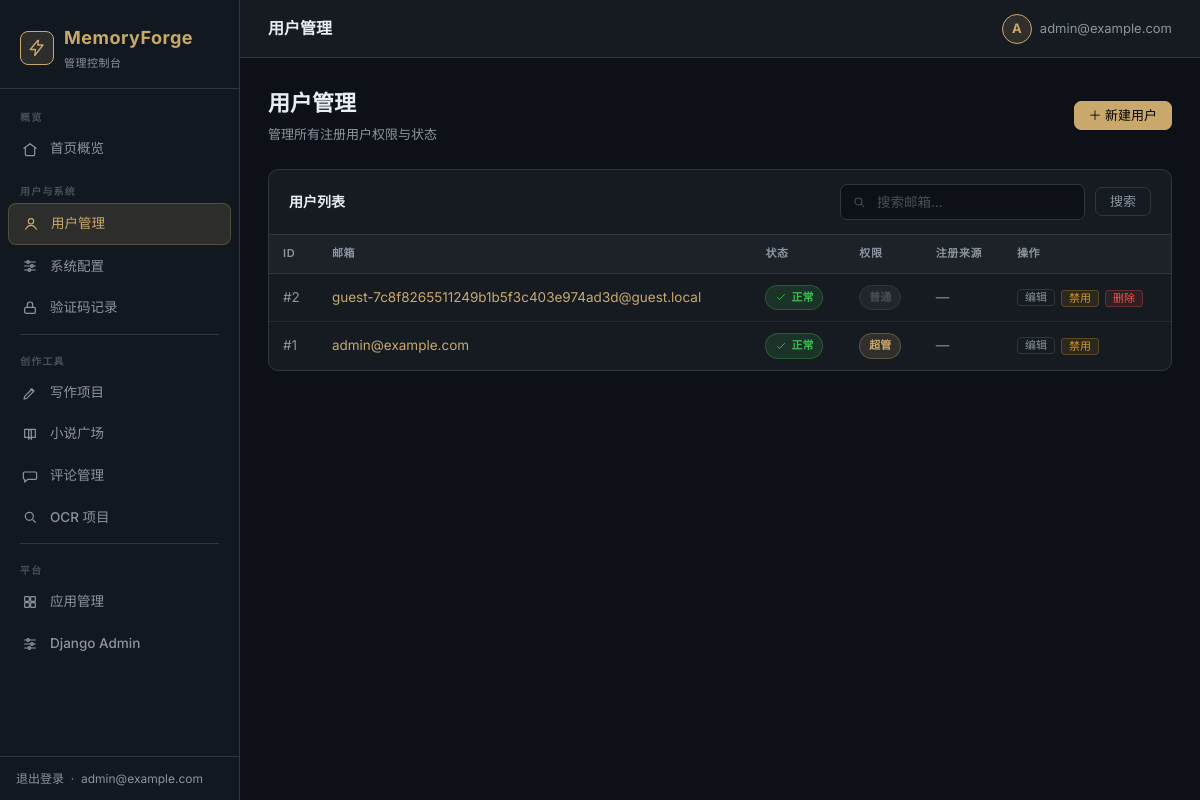
The app's page /dashboard/users/ (signed in), older data.
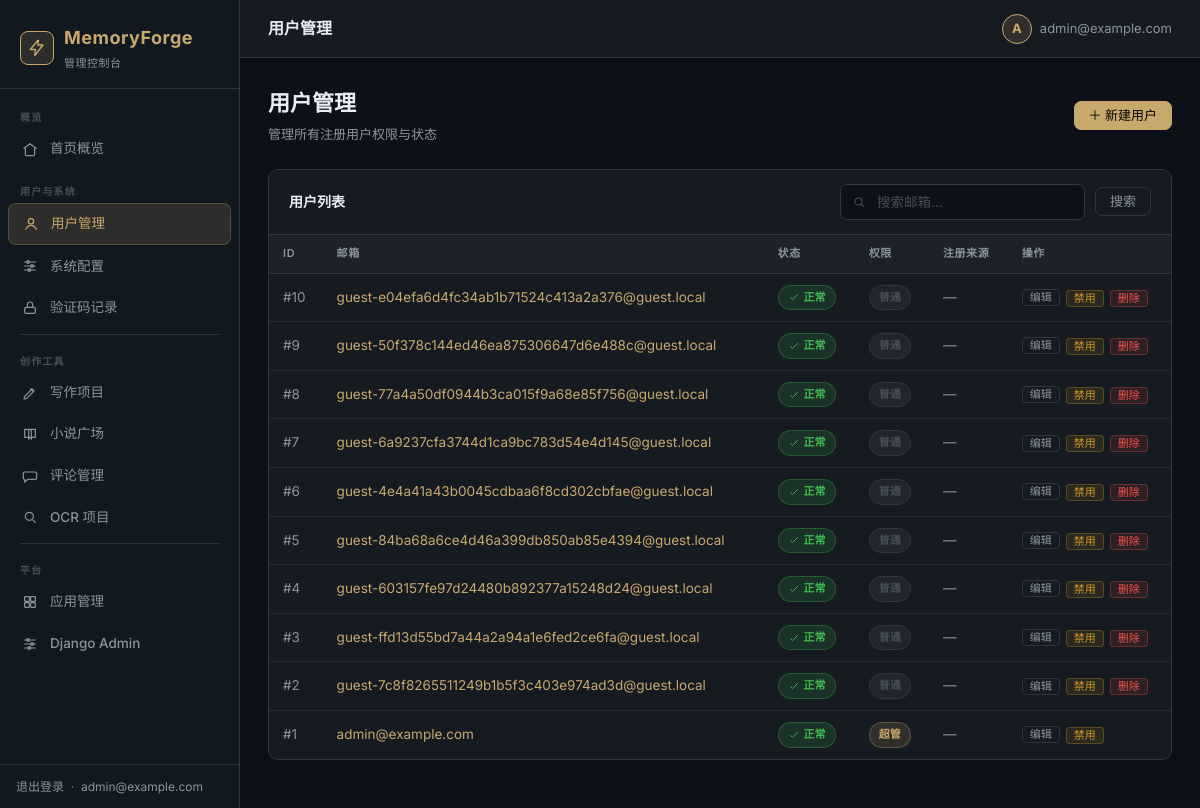
The same page, newer data.
### accounts/models.py (models this page shows, shortened)
class User(AbstractBaseUser, PermissionsMixin):
    email = models.EmailField(unique=True, verbose_name='邮箱')
    is_active = models.BooleanField(default=True)
    is_staff = models.BooleanField(default=False)
    is_guest = models.BooleanField(default=False, verbose_name='是否访客')
    created_at = models.DateTimeField(auto_now_add=True)
    user_api_key = models.CharField(max_length=512, blank=True, default='', verbose_name='用户自定义API密钥')
    USERNAME_FIELD = 'email'
    REQUIRED_FIELDS = []
    objects = UserManager()
    class Meta:
        verbose_name = '用户'
        verbose_name_plural = '用户'

### dashboard/views.py (the view)
# urls.py: path('users/', views.user_list, name='user_list'),
@superuser_required
def user_list(request):
    q = request.GET.get('q', '')
    qs = User.objects.all().order_by('-id')
    if q:
        qs = qs.filter(email__icontains=q)
    paginator = Paginator(qs, 20)
    page = paginator.get_page(request.GET.get('page'))
    return render(request, 'dashboard/users.html', {
        'page_obj': page,
        'q': q,
        'active_nav': 'users',
    })

### core/context.py (called while the page is built)
def set_user(user_id):
    _local.user_id = user_id

### dashboard/views.py (called while the page is built)
def superuser_required(view_func):
    @wraps(view_func)
    @login_required(login_url='/admin/login/')
    def wrapper(request, *args, **kwargs):
        if not request.user.is_superuser:
            return HttpResponseForbidden('需要超级管理员权限')
        return view_func(request, *args, **kwargs)
    return wrapper

### templates/dashboard/users.html (shortened to what this page needs)
{% extends 'dashboard/base.html' %}
{% block page_title %}用户管理{% endblock %}
{% block content %}
<div class="page-header">
  <div class="page-header-left">
    <h1>用户管理</h1>
    <p>管理所有注册用户权限与状态</p>
  </div>
  <a href="{% url 'dashboard:user_create' %}" class="btn btn-primary">＋ 新建用户</a>
</div>
<div class="card">
  <div class="card-header">
    <h2>用户列表</h2>
    <form class="search-bar" method="get">
      <div class="search-input">
        <span class="search-icon">{% include 'dashboard/_icon.html' with name='search' size=14 %}</span>
        <input class="form-control" name="q" value="{{ q }}" placeholder="搜索邮箱…">
      </div>
      <button class="btn btn-outline" type="submit">搜索</button>
    </form>
  </div>
  <div class="table-wrap">
    <table>
      <thead>
        <tr><th>ID</th><th>邮箱</th><th>状态</th><th>权限</th><th>注册来源</th><th>操作</th></tr>
      </thead>
      <tbody>
        {% for u in page_obj %}
        <tr>
          <td class="td-muted">#{{ u.pk }}</td>
          <td><a href="{% url 'dashboard:user_edit' u.pk %}">{{ u.email }}</a></td>
          <td>
            {% if u.is_active %}<span class="badge badge-success">{% include 'dashboard/_icon.html' with name='check' size=12 %} 正常</span>
            {% else %}<span class="badge badge-danger">{% include 'dashboard/_icon.html' with name='error' size=12 %} 禁用</span>{% endif %}
          </td>
          <td>
            {% if u.is_superuser %}<span class="badge badge-accent">超管</span>
            {% elif u.is_staff %}<span class="badge badge-info">员工</span>
            {% else %}<span class="badge badge-muted">普通</span>{% endif %}
          </td>
          <td class="td-muted">
            {% if u.user_api_key %}{% include 'dashboard/_icon.html' with name='key' size=12 %} 自定义密钥{% else %}—{% endif %}
          </td>
          <td>
            <div class="action-group">
              <a href="{% url 'dashboard:user_edit' u.pk %}" class="btn btn-outline btn-xs">编辑</a>
              <form method="post" action="{% url 'dashboard:user_toggle' u.pk %}" style="display:inline">
                {% if u.is_active %}
                <button class="btn btn-warning btn-xs" type="submit" style="background:rgba(210,153,34,.1);color:#d29922;border-color:rgba(210,153,34,.3)">禁用</button>
                {% else %}
                <button class="btn btn-success btn-xs" type="submit">激活</button>
                {% endif %}
              </form>
              {% if not u == request.user %}
              <form method="post" action="{% url 'dashboard:user_delete' u.pk %}" style="display:inline"
                    onsubmit="return confirm('确定要删除用户 {{ u.email }} 吗？此操作不可撤销！')">
                <button class="btn btn-danger btn-xs" type="submit">删除</button>
              </form>
              {% endif %}
            </div>
          </td>
        </tr>
        {% empty %}
        <tr><td colspan="6"><div class="empty-state"><div class="empty-icon">{% include 'dashboard/_icon.html' with name='user' size=36 %}</div><p>暂无用户</p></div></td></tr>
        {% endfor %}
      </tbody>
    </table>
  </div>
</div>
{% endblock %}

### templates/dashboard/base.html (shortened to what this page needs)
{% load static %}<!DOCTYPE html>
<html lang="zh-CN">
<head>
  <link rel="stylesheet" href="{% static 'dashboard/admin.css' %}">
</head>
<body>
<aside class="sidebar">
  <div class="sidebar-logo">
    <div class="brand">
      <div class="brand-icon">{% include 'dashboard/_icon.html' with name='bolt' size=18 %}</div>
      <div>
        <div>MemoryForge</div>
        <div class="brand-sub">管理控制台</div>
      </div>
    </div>
  </div>
  <nav class="sidebar-nav">
    <div class="sidebar-section">概览</div>
    <a href="{% url 'dashboard:index' %}" class="nav-item {% if active_nav == 'index' %}active{% endif %}">
      <span class="nav-icon">{% include 'dashboard/_icon.html' with name='home' size=16 %}</span> 首页概览
    </a>
    <div class="sidebar-section">用户与系统</div>
    <a href="{% url 'dashboard:user_list' %}" class="nav-item {% if active_nav == 'users' %}active{% endif %}">
      <span class="nav-icon">{% include 'dashboard/_icon.html' with name='user' size=16 %}</span> 用户管理
    </a>
    <a href="{% url 'dashboard:site_config' %}" class="nav-item {% if active_nav == 'config' %}active{% endif %}">
      <span class="nav-icon">{% include 'dashboard/_icon.html' with name='settings' size=16 %}</span> 系统配置
    </a>
    <a href="{% url 'dashboard:verification_codes' %}" class="nav-item {% if active_nav == 'codes' %}active{% endif %}">
      <span class="nav-icon">{% include 'dashboard/_icon.html' with name='lock' size=16 %}</span> 验证码记录
    </a>
    <div class="sidebar-divider"></div>
    <div class="sidebar-section">创作工具</div>
    <a href="{% url 'dashboard:project_list' %}" class="nav-item {% if active_nav == 'projects' %}active{% endif %}">
      <span class="nav-icon">{% include 'dashboard/_icon.html' with name='pen' size=16 %}</span> 写作项目
    </a>
    <a href="{% url 'dashboard:novel_list' %}" class="nav-item {% if active_nav == 'novels' %}active{% endif %}">
      <span class="nav-icon">{% include 'dashboard/_icon.html' with name='book' size=16 %}</span> 小说广场
    </a>
    <a href="{% url 'dashboard:comment_list' %}" class="nav-item {% if active_nav == 'comments' %}active{% endif %}">
      <span class="nav-icon">{% include 'dashboard/_icon.html' with name='chat' size=16 %}</span> 评论管理
    </a>
    <a href="{% url 'dashboard:ocr_list' %}" class="nav-item {% if active_nav == 'ocr' %}active{% endif %}">
      <span class="nav-icon">{% include 'dashboard/_icon.html' with name='search' size=16 %}</span> OCR 项目
    </a>
    <div class="sidebar-divider"></div>
    <div class="sidebar-section">平台</div>
    <a href="{% url 'dashboard:app_list' %}" class="nav-item {% if active_nav == 'apps' %}active{% endif %}">
      <span class="nav-icon">{% include 'dashboard/_icon.html' with name='grid' size=16 %}</span> 应用管理
    </a>
    <a href="/admin/" class="nav-item" target="_blank">
      <span class="nav-icon">{% include 'dashboard/_icon.html' with name='settings' size=16 %}</span> Django Admin
    </a>
  </nav>
  <div class="sidebar-footer">
    <a href="/admin/logout/">退出登录</a>
    &nbsp;·&nbsp;
    <span>{{ request.user.email }}</span>
  </div>
</aside>
<div class="main-wrap">
  <header class="topbar">
    <div class="topbar-title">{% block page_title %}管理后台{% endblock %}</div>
    <div class="topbar-right">
      <div class="topbar-user">
        <div class="avatar">{{ request.user.email|first|upper }}</div>
        <span>{{ request.user.email }}</span>
      </div>
    </div>
  </header>
  <main class="content">
    {% block content %}{% endblock %}
  </main>
</div>
</body>
</html>

Row changes from the older to the newer data that the page shows:
added User: pk "10", email "guest-e04efa6d4fc34ab1b71524c413a2a376@guest.local", {{ s }} 12 (drawn), is_superuser "普通", is_active "禁用"
added User: pk "9", email "guest-50f378c144ed46ea875306647d6e488c@guest.local", {{ s }} 12 (drawn), is_superuser "普通", is_active "禁用"
added User: pk "8", email "guest-77a4a50df0944b3ca015f9a68e85f756@guest.local", {{ s }} 12 (drawn), is_superuser "普通", is_active "禁用"
added User: pk "7", email "guest-6a9237cfa3744d1ca9bc783d54e4d145@guest.local", {{ s }} 12 (drawn), is_superuser "普通", is_active "禁用"
added User: pk "6", email "guest-4e4a41a43b0045cdbaa6f8cd302cbfae@guest.local", {{ s }} 12 (drawn), is_superuser "普通", is_active "禁用"
added User: pk "5", email "guest-84ba68a6ce4d46a399db850ab85e4394@guest.local", {{ s }} 12 (drawn), is_superuser "普通", is_active "禁用"
added User: pk "4", email "guest-603157fe97d24480b892377a15248d24@guest.local", {{ s }} 12 (drawn), is_superuser "普通", is_active "禁用"
added User: pk "3", email "guest-ffd13d55bd7a44a2a94a1e6fed2ce6fa@guest.local", {{ s }} 12 (drawn), is_superuser "普通", is_active "禁用"
